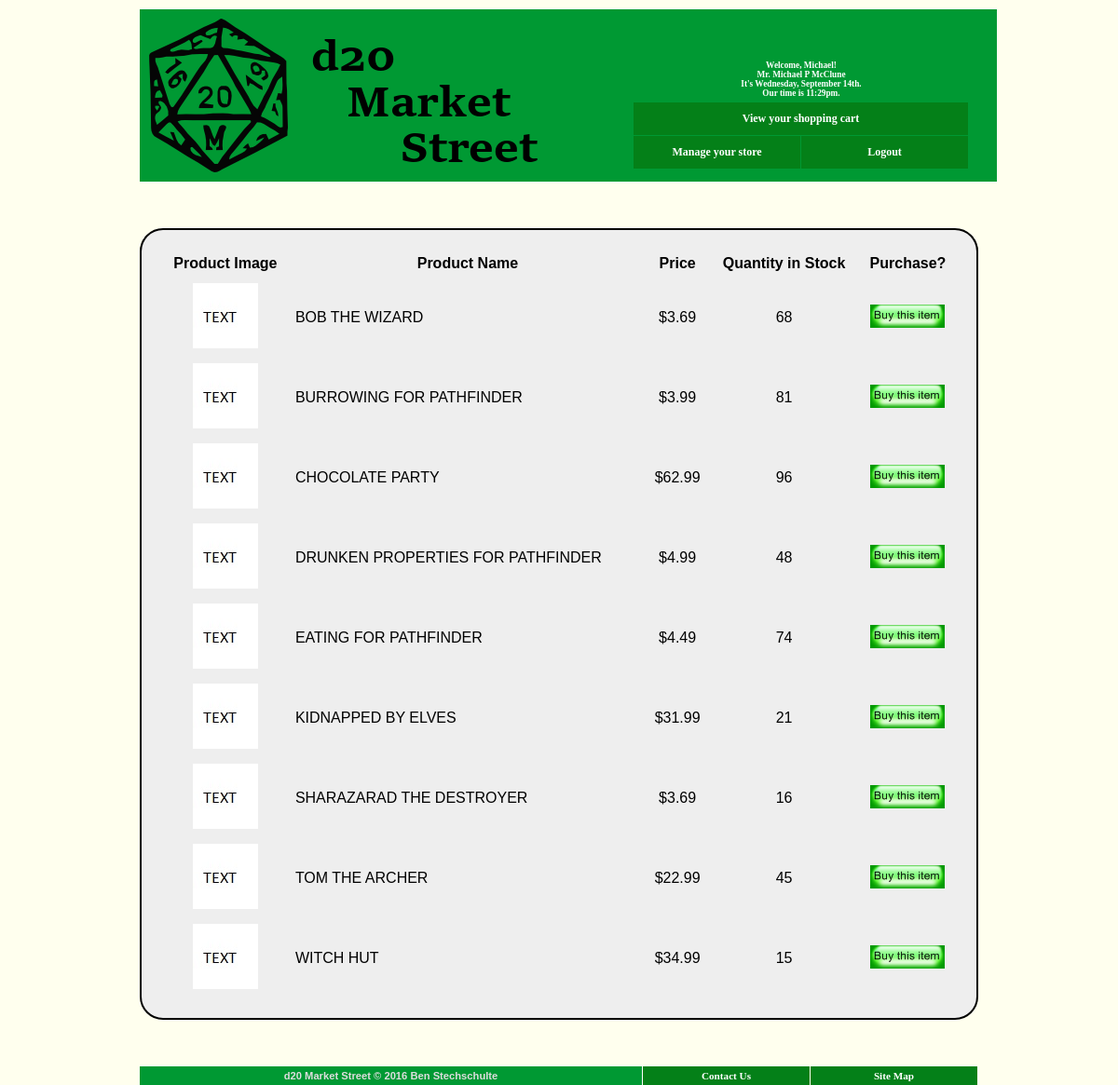
The app's page /digital.php (signed in) with its own data.
### tables this page shows
CREATE TABLE `Products`
(
  `product_id` INT NOT NULL AUTO_INCREMENT,
  `product_category_code` VARCHAR(7) NOT NULL,
  `product_name` TINYTEXT NOT NULL,
  `product_price` DOUBLE NOT NULL,
  `product_inventory` INT NOT NULL,
  `product_size` VARCHAR(10) NOT NULL,
  `product_description` TEXT NOT NULL,
  `product_image_url` TINYTEXT NOT NULL,
  `product_additional_details` TINYTEXT NOT NULL,
  `store_id` INT NULL,
  PRIMARY KEY (`product_id`)
);

### scripts/displayCategory.php (the view, shortened to what this page needs)
<?php
include 'db.php';
$query = "SELECT * FROM `Products` WHERE `product_category_code` = '".$cat."' ORDER BY product_name ASC";
$category = mysqli_query($db_connection, $query)
    or die(mysqli_error($db_connection));
$numRecords = mysqli_num_rows($category);
echo "<div class=\"Products\"><table>";
echo "<tr><td align='center'><strong>Product Image</strong></td>
    <td align='center'><strong>Product Name</strong></td>
    <td align='center'><strong>Price</strong></td>
    <td align='center'><strong>Quantity in Stock</strong></td>
    <td align='center'><strong>Purchase?</strong></td></tr>";
for ($i = 0; $i < $numRecords; $i++)
{
    echo "<tr>";
    $row = mysqli_fetch_array($category);
    echo "<td align='center'>";
    echo  "<img height='70px' width='70px'
        src='".$row["product_image_url"]."'
        alt='Product Image' />";
    echo "</td><td>";
    echo $row["product_name"];
    echo "</td><td align='center'>";
    printf("$%.2f",$row["product_price"]);
    echo "</td><td align='center'>";
    echo $row["product_inventory"];
    echo "</td><td align='center'>";
    echo "<a href=\"purchase.php?prod='".$row["product_id"]."'\">";
    echo "<img src='images/buythisitem.png' alt='Buy this item' /></a>";
    echo "</td></tr>";
}
echo "</table></div>";
?>

### css/default.css (style rules this page uses)
* { padding: 0; margin: 0; }
body { width: 100%; margin-top: 10px; font-family: Verdana, Arial, Helvetica, sans-serif; font-size: 16px; background-color: #FFE; flex: auto; justify-content: center; display: flex; }
div#footer { clear: left; }
div#copyright { float: left; width: 539px; padding: 4px 0; border-right: 1px solid #FFF; background-color: #093; color: #DDD; text-align: center; font-weight: bold; font-size: .7em; }
div#footerMenu { float: left; width: 360px; }
.Links { padding: 0; margin: 0; }
.Links li { padding: 0; margin: 0; float: left; list-style: none; font: bold .7em Verdana; }
.Links li a { display: block; width: 159px; padding: 4px 10px; margin: 0 1px 0 0;; background-color: #048018; color: #FFF; text-align: center; text-decoration: none; }
.Products table { width: 100%; background-color: #EEE; border-style: solid; border-color: black; border-width: 2px; border-radius: 25px; padding: 20px; margin: 50px 0; }
.receipt tr, td { padding: 5px 5px 5px 5px; }

### records on screen
products: product_image_url (picture), product_name "BOB THE WIZARD", product_price "3.69", product_inventory "68"
products: product_image_url (picture), product_name "BURROWING FOR PATHFINDER", product_price "3.99", product_inventory "81"
products: product_image_url (picture), product_name "CHOCOLATE PARTY", product_price "62.99", product_inventory "96"
products: product_image_url (picture), product_name "DRUNKEN PROPERTIES FOR PATHFINDER", product_price "4.99", product_inventory "48"
products: product_image_url (picture), product_name "EATING FOR PATHFINDER", product_price "4.49", product_inventory "74"
products: product_image_url (picture), product_name "KIDNAPPED BY ELVES", product_price "31.99", product_inventory "21"
products: product_image_url (picture), product_name "SHARAZARAD THE DESTROYER", product_price "3.69", product_inventory "16"
products: product_image_url (picture), product_name "TOM THE ARCHER", product_price "22.99", product_inventory "45"
products: product_image_url (picture), product_name "WITCH HUT", product_price "34.99", product_inventory "15"

### other values on screen
$customer_first_name "Michael"
$salutation "Mr."
$customer_middle_initial "P"
$customer_last_name "McClune"
